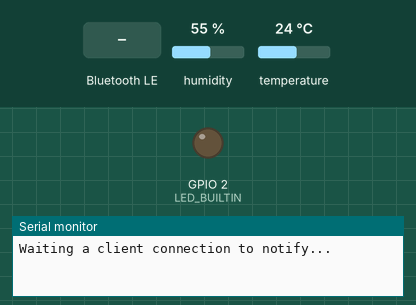
This sketch was run on a simulated ESP32. On the bench: output pins drawn as LEDs (lit = HIGH), the last lines printed to the serial monitor. The test bench sets the inputs (shaded band); at power-on: humidity 55 %, temperature 24 °C. Nothing arrives over Bluetooth unless stated; a phone connects over Bluetooth LE 3 s after start.

Above: at 1.2 s.
1.3 s: Bluetooth LE write "1" received
At 2.5 s:
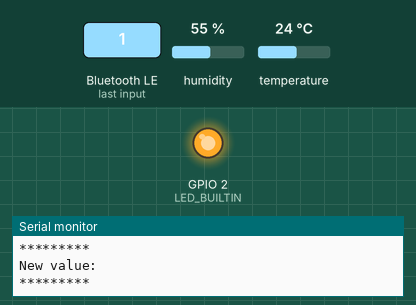
2.8 s: Bluetooth LE write "5" received
At 3.7 s:
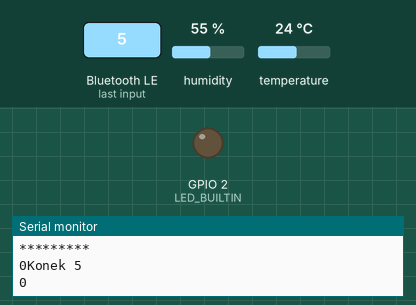
Timing chart, 0 to 5.8 s (numbered marks = the images above; inputs shaded):
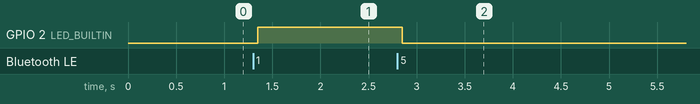

Measured:
- after the input at 1.3 s, GPIO 2 (LED_BUILTIN): LOW → HIGH after 0.05 s
- after the input at 2.8 s, GPIO 2 (LED_BUILTIN): HIGH → LOW after 0.05 s

The sketch:

BLE_Health_Thermometer_Server.ino
```cpp
#include <BLEDevice.h>
#include <BLEServer.h>
#include <BLEUtils.h>
#include <BLE2902.h>
#include "DHT.h"

#define DHTTYPE DHT11   // DHT 11
#define DHTPIN 4     // Digital pin connected to the DHT sensor
DHT dht(DHTPIN, DHTTYPE);

BLEServer* pServer = NULL;
BLECharacteristic* pCharacteristic = NULL;
BLECharacteristic* pCharacteristic2 = NULL;
BLECharacteristic* pCharacteristic3 = NULL;
BLECharacteristic* pCharacteristic4 = NULL;
bool deviceConnected = false;
bool oldDeviceConnected = false;
uint32_t value = 0;
uint32_t tipeSuhu = 2;
uint32_t suhuAwal = 0;
uint32_t statusESP = 1;

#define SERVICE_UUID        BLEUUID((uint16_t)0x1809)
#define CHARACTERISTIC_UUID BLEUUID((uint16_t)0x2A1C)
#define CHARACTERISTIC_UUID2 BLEUUID((uint16_t)0x2ADA)
#define CHARACTERISTIC_UUID3 BLEUUID((uint16_t)0x2A1D)    //Temperature Type : Menyesuaikan tipe pengukuran suhu sesuai lokasi sensor suhu di letakkan di tubuh
#define CHARACTERISTIC_UUID4 BLEUUID((uint16_t)0x2A1E)    //Intermediate Temperature : suhu awalan saat pengukuran suhu masih dalam proses
class MyServerCallbacks: public BLEServerCallbacks {
    void onConnect(BLEServer* pServer) {
      deviceConnected = true;
    };

    void onDisconnect(BLEServer* pServer) {
      deviceConnected = false;
    };
};

class MyCallbacks: public BLECharacteristicCallbacks {
    void onWrite(BLECharacteristic *pCharacteristic) {
      std::string value = pCharacteristic->getValue();

      if (value.length() > 0) {
        Serial.println("*********");
        Serial.print("New value: ");
        for (int i = 0; i < value.length(); i++){
          statusESP = value[0]-48;
          if(statusESP == 1){
            digitalWrite(LED_BUILTIN, HIGH);
          }else{
            digitalWrite(LED_BUILTIN, LOW);
          }
        }
        Serial.println();
        Serial.println("*********");
      }
    }
};

void setup() {
  Serial.begin(115200);

  // Create the BLE Device
  BLEDevice::init("Detect COVID-19");

  // Create the BLE Server
  pServer = BLEDevice::createServer();
  pServer->setCallbacks(new MyServerCallbacks());

  // Create the BLE Service
  BLEService *pService = pServer->createService(SERVICE_UUID);

  // Create a BLE Characteristic| BLECharacteristic::PROPERTY_INDICATE
  pCharacteristic = pService->createCharacteristic(
                      CHARACTERISTIC_UUID,
                      BLECharacteristic::PROPERTY_NOTIFY
                    );

  // Create a BLE Characteristic2
  pCharacteristic2 = pService->createCharacteristic(
                      CHARACTERISTIC_UUID2,
                      BLECharacteristic::PROPERTY_WRITE |
                      BLECharacteristic::PROPERTY_NOTIFY
                    );
  pCharacteristic2->setCallbacks(new MyCallbacks());

  // Create a Temperature Type Characteristic
  pCharacteristic3 = pService->createCharacteristic(
                      CHARACTERISTIC_UUID3,
                      BLECharacteristic::PROPERTY_READ
                    );

  // Create an Intermediate Temperature Characteristic
  pCharacteristic4 = pService->createCharacteristic(
                      CHARACTERISTIC_UUID4,
                      BLECharacteristic::PROPERTY_NOTIFY
                      );


  // https://www.bluetooth.com/specifications/gatt/viewer?attributeXmlFile=org.bluetooth.descriptor.gatt.client_characteristic_configuration.xml
  // Create a BLE Descriptor
  pCharacteristic->addDescriptor(new BLE2902());
  pCharacteristic2->addDescriptor(new BLE2902());
  pCharacteristic3->addDescriptor(new BLE2902());
  pCharacteristic4->addDescriptor(new BLE2902());

  // Start the service
  pService->start();

  // Start advertising
  BLEAdvertising *pAdvertising = BLEDevice::getAdvertising();
  pAdvertising->addServiceUUID(SERVICE_UUID);
  pAdvertising->setScanResponse(false);
  pAdvertising->setMinPreferred(0x0);  // set value to 0x00 to not advertise this parameter
  BLEDevice::startAdvertising();
  Serial.println("Waiting a client connection to notify...");

  pinMode(LED_BUILTIN, OUTPUT);
  dht.begin();
}

void loop() {
    // notify changed value
    if (deviceConnected) {
        Serial.print(value);
        float t = dht.readTemperature();
        char tc[8]; // Buffer big enough for 7-character float
        dtostrf(t, 6, 2, tc); // Leave room for too large numbers!
        pCharacteristic->setValue((uint8_t*)&tc, 4);
        pCharacteristic->notify();
        pCharacteristic2->setValue((uint8_t*)&statusESP, 1);
        pCharacteristic2->notify();
        pCharacteristic3->setValue((uint8_t*)&tipeSuhu, 1);
        pCharacteristic4->setValue((uint8_t*)&suhuAwal, 1);
        pCharacteristic4->notify();
        value++;
        Serial.print("Konek ");
        Serial.println(statusESP);
        Serial.println(suhuAwal);
        delay(5000); // bluetooth stack will go into congestion, if too many packets are sent, in 6 hours test i was able to go as low as 3ms
    }
    // disconnecting
    if (!deviceConnected && oldDeviceConnected) {
        delay(500); // give the bluetooth stack the chance to get things ready
        pServer->startAdvertising(); // restart advertising
        Serial.println("start advertising");
        oldDeviceConnected = deviceConnected;
        value = 0;
    }
    // connecting
    if (deviceConnected && !oldDeviceConnected) {
        // do stuff here on connecting
        oldDeviceConnected = deviceConnected;
    }
}
```
